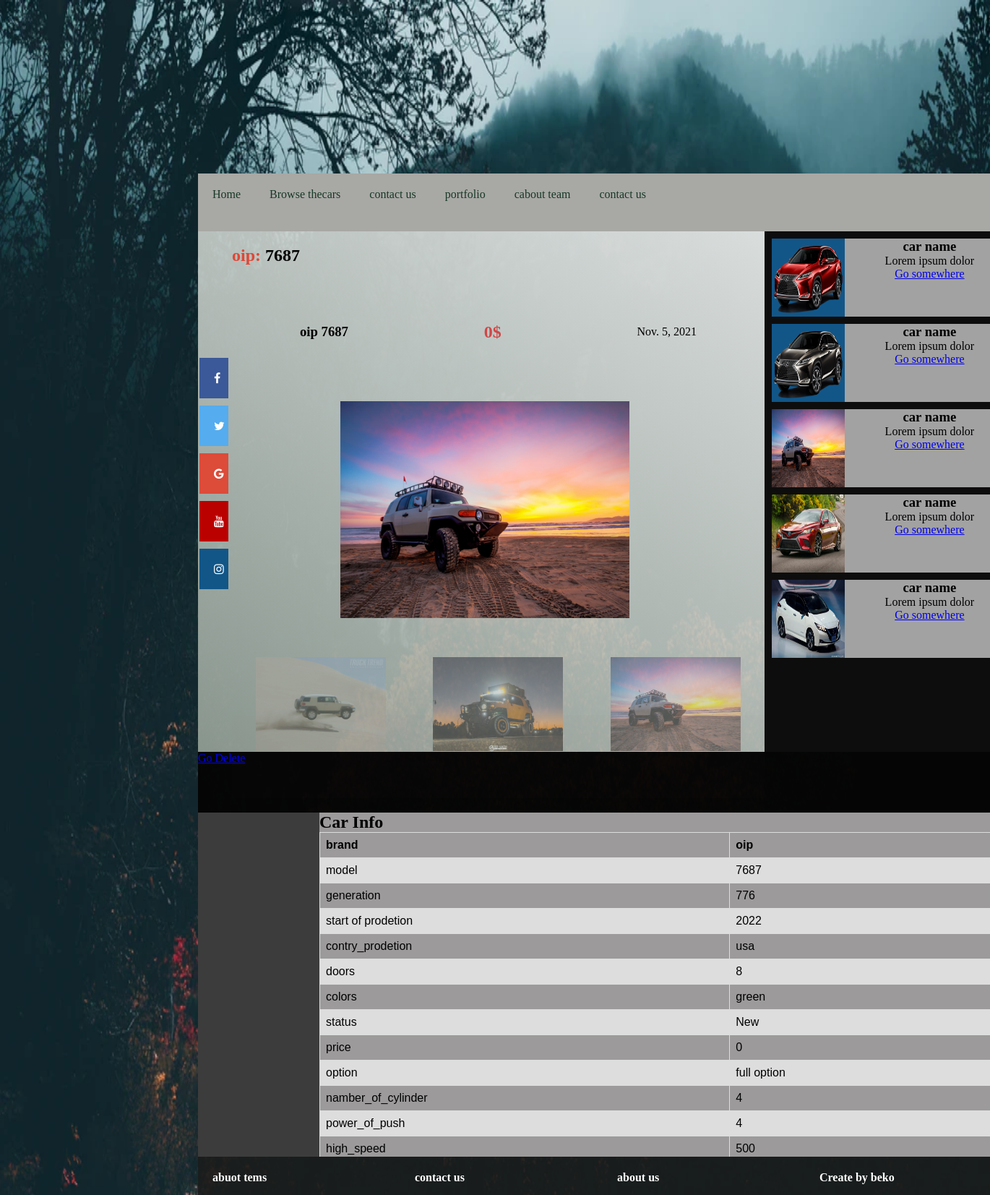
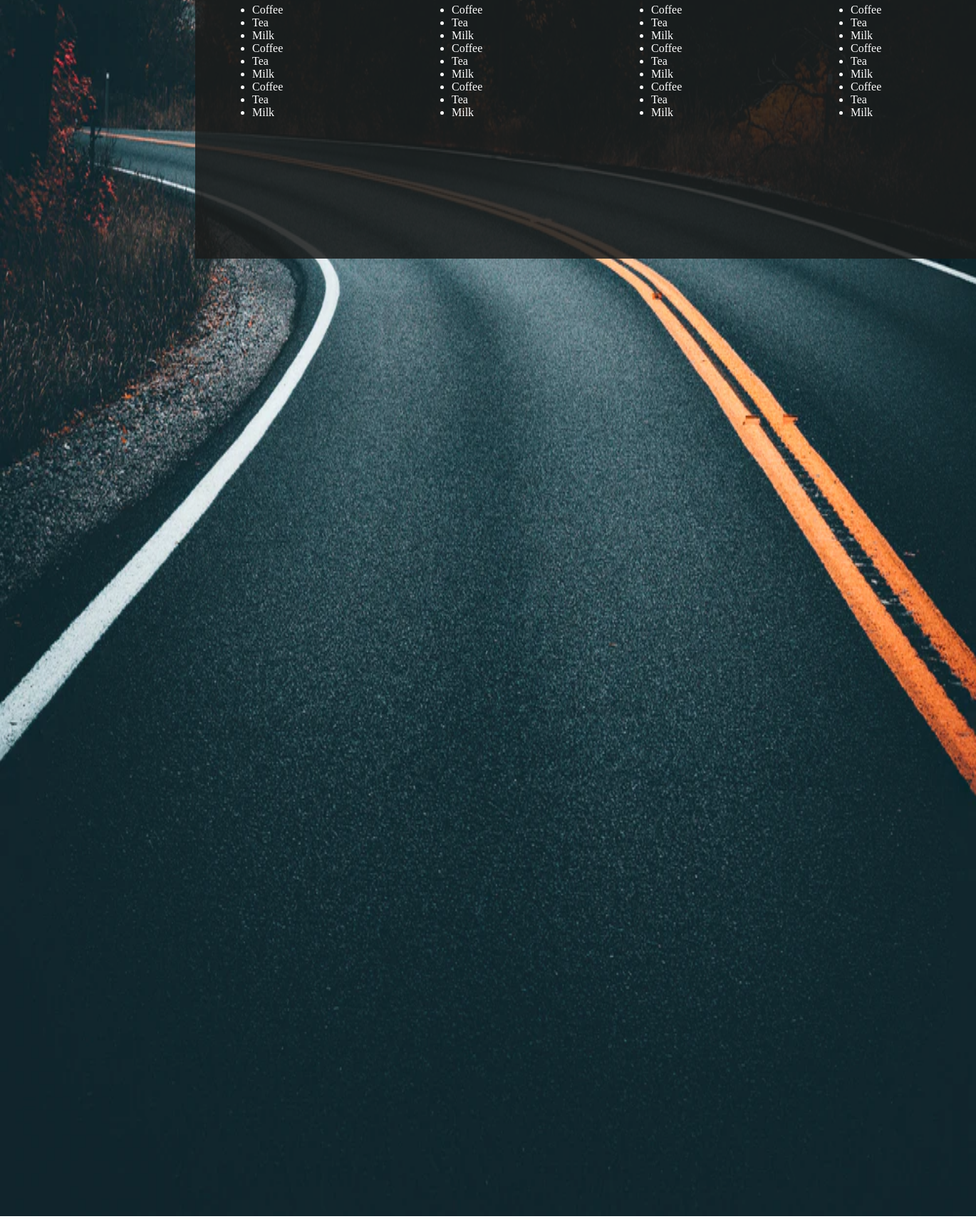
The app's page /car/6 with its own data (2 pictures, top to bottom).
### browsr_cars/models.py (models this page shows, shortened)
class Cars (models.Model):
    brand = models.CharField(max_length=100)
    model = models.CharField(max_length=50)
    generation = models.CharField(max_length=50)
    start_of_prodetion = models.IntegerField( default=0)
    contry_prodetion = models.CharField(max_length=50)
    doors = models.IntegerField( default=0)
    colors = models.CharField(max_length=10)
    status = models.CharField(max_length=10,  choices=car_status)
    price = models.IntegerField(default=0)
    option = models.CharField(max_length=50, choices=car_option)
    namber_of_cylinder = models.IntegerField( default=0)
    power_of_push = models.IntegerField( default=0)
    high_speed = models.IntegerField( default=0)
    disc = models.CharField(max_length=200)
    published_at = models.DateField(auto_now=True)
    images = models.ImageField( upload_to='cars_imges')
    images_2 = models.ImageField( upload_to='cars_imges')
    images_3 = models.ImageField( upload_to='cars_imges')
    category = models.ForeignKey("Category", on_delete=models.SET_NULL, null=True)

### browsr_cars/views.py (the view)
# urls.py: path('<int:id>', views.car_detiles,name='car_detiles'),
def car_detiles(request, id):
    job_lists = Cars.objects.get(id=id)
    all_car = Cars.objects.all()
    return render(request, './Cars/car_detelis.html', {'all':job_lists, 'all_car':all_car})

### browsr_cars/templates/Cars/car_detelis.html (shortened to what this page needs)
{% load static %}
<!DOCTYPE html>
<html lang="en">
<head>
    <link rel="stylesheet" href="{% static './Css/detiles.css' %}">
    <link rel="stylesheet" href="https://cdnjs.cloudflare.com/ajax/libs/font-awesome/4.7.0/css/font-awesome.min.css">
</head>
<body>
    <div class="imge">
        <img style="width: 100%; height: 210rem;" src="{% static './imges/road2.webp'%}" alt="img_road">
    </div>
    <div class="contner">
        <section class="section1">
            <nav class="nav">
                <header>
                    <ul class="nav_header">
                        <li><a href="{% url 'home:home'  %}">Home</a> </li>
                        <li><a href="{% url 'cars:all_cars'  %}">Browse thecars </a> </li>
                        <li><a href="{% url 'contact_us:contact'  %}">contact us</a> </li>
                        <li><a href="#">portfolio</a> </li>
                        <li><a href="{% url 'abuot_team:All_employds'  %}">cabout team</a> </li>
                        <li><a href="#">contact us</a> </li>
                    </ul>
                </header>
            </nav>
        </section>
        <section class="section2">
            <div class="show_car">
                <div class="col1">
                    <div class="Social_Media">
                        <a href="#" class="fa fa-facebook"></a>
                        <a href="#" class="fa fa-twitter"></a>
                        <a href="#" class="fa fa-google"></a>
                        <a href="#" class="fa fa-youtube"></a>
                        <a href="#" class="fa fa-instagram"></a>
                    </div>
                </div>
                <div class="col2">
                    <div class="col2_row1">
                        <h2><strong style="color: rgb(223, 71, 54);">{{all.brand}}:</strong> {{all.model}}</h2>
                    </div>
                    <div class="col2_row2">
                        <div class="col2_row2_top">
                            <div class="model">
                                <h3>{{all.brand }} {{all.model}}</h3>
                            </div>
                            <div class="price">
                                <h2  style="color:rgb(207, 71, 71);">{{all.price}}$</h2>
                            </div>
                            <div class="date">{{all.published_at}}</div>
                        </div>
                        <div class="col2_row2_dow">
                            <img  src="{{all.images.url}}" alt="img_road">
                        </div>
                    </div>
                    <div   class="col2_row3">
                        <div class="col2_1">
                            <img src="{{all.images_2.url}}" alt="img_road">
                        </div>
                        <div  class="col2_1">
                            <img src="{{all.images_3.url}}" alt="img_road">
                        </div>
                        <div  class="col2_1">
                            <img src="{{all.images.url}}" alt="img_road">
                        </div>
                    </div>
                </div>
            </div>
            <div class="show_more" >
                <div class="show_more_2">
                    {% for  i in  all_car %}
                        <div class="show_more_2_optins" >
                        <div class="car_icone">
                            <img src="{{i.images.url}}">
                        </div>
                        <div class="car_info">
                            <h3>car name </h3>
                            <p>Lorem ipsum dolor </p>
                             <a href="{% url 'cars:car_detiles' i.id %}"  id ="btn-primary" class="btn btn-primary">Go somewhere</a>
                        </div>
                    </div>
                    {% endfor %}
                </div>
            </div>
        </section>
        <section class="section22">
            <div class="boutn1">
              <a href="{% url 'cars:car_delete' all.id %}" id ="btn-primary" class="btn btn-primary">Go Delete</a>
            </div>
            <div class="boutn2">
                <div class="left_side"></div>
                <div class="right_side">
                    <h2>Car Info</h2>
                    <table>
                        <tr>
                            <th>brand</th>
                            <th>{{all.brand}}</th>
                        </tr>
                        <tr>
                            <td>model</td>
                            <td>{{all.model}}</td>
                        </tr>
                        <tr>
                            <td>generation</td>
                            <td>{{all.generation}}</td>
                         </tr>
                        <tr>
                            <td>start of prodetion</td>
                            <td>{{all.start_of_prodetion}}</td>
                         </tr>
                        <tr>
                            <td>contry_prodetion</td>
                            <td>{{all.contry_prodetion}}</td>
                         </tr>
                        <tr>
                            <td>doors</td>
                            <td>{{all.doors}}</td>
                         </tr>
                        <tr>
                            <td>colors</td>
                            <td>{{all.colors}}</td>
                         </tr>
                         <tr>
                            <td>status</td>
                            <td>{{all.status}}</td>
                         </tr>
                         <tr>
                            <td>price</td>
                            <td>{{all.price}}</td>
                         </tr>
                         <tr>
                            <td>option</td>
                            <td>{{all.option}}</td>
                         </tr>
                         <tr>
                            <td>namber_of_cylinder</td>
                            <td>{{all.namber_of_cylinder}}</td>
                         </tr>
                         <tr>
                            <td>power_of_push</td>
                            <td>{{all.power_of_push}}</td>
                         </tr>
                         <tr>
                            <td>high_speed</td>
                            <td>{{all.high_speed}}</td>
                         </tr>
                    </table>
                </div>
            </div>
        </section>
        <section class="section6">
            <div class="card" style="width: 18rem;">
                <h4>abuot tems</h4>
                <ul>
                    <li>Coffee</li>
                     <li>Tea</li>
                    <li>Milk</li>
                    <li>Coffee</li>
                     <li>Tea</li>
                    <li>Milk</li>
                    <li>Coffee</li>
                     <li>Tea</li>
                    <li>Milk</li>
                </ul>
            </div>
            <div class="card" style="width: 18rem;">
                <h4>contact us</h4>
                <ul>
                    <li>Coffee</li>
                     <li>Tea</li>
                    <li>Milk</li>
                    <li>Coffee</li>
                     <li>Tea</li>
                    <li>Milk</li>
                    <li>Coffee</li>
                     <li>Tea</li>
                    <li>Milk</li>
                </ul>
            </div>
              <div class="card" style="width: 18rem;">
                <h4>about us</h4>
                <ul>
                    <li>Coffee</li>
                     <li>Tea</li>
                    <li>Milk</li>
                    <li>Coffee</li>
                     <li>Tea</li>
                    <li>Milk</li>
                    <li>Coffee</li>
                     <li>Tea</li>
                    <li>Milk</li>
                </ul>
            </div>
            <div class="card" style="width: 18rem;">
                <h4>Create by beko</h4>
                <ul>
                    <li>Coffee</li>
                     <li>Tea</li>
                    <li>Milk</li>
                    <li>Coffee</li>
                     <li>Tea</li>
                    <li>Milk</li>
                    <li>Coffee</li>
                     <li>Tea</li>
                    <li>Milk</li>
                </ul>
            </div>
        </section>
    </div>
</body>
</html>

### static/Css/detiles.css (style rules this page uses)
* { margin: 0; padding: 0; box-sizing: border-box; }
header { height: 80px; width: 100%; background-color: rgb(168, 168, 165); }
.nav_header { display: flex; flex-direction: row; }
.nav_header li { margin: 20px; list-style: none; display: inline-block; }
.nav_header li a { display: inline-block; text-decoration: none; color: rgb(23, 56, 38); size: 20px; }
.imge { z-index: -1; height: 100%; width: 100%; }
.contner { width: 70rem; margin: auto ; position: absolute; top: 15rem; left: 20%; z-index: 2; }
.section1 { width: 100%; height: 5rem; }
.section2 { position: relative; width: 100%; height: 45rem; background: linear-gradient( to left bottom, rgba(255, 255, 255, 0.897), rgba(151, 163, 153, 0.89)); display: flex; }
.section2 .show_more { width: 30%; height: 100%; background-color: rgb(14, 13, 13); }
.col1 .Social_Media { display: flex; flex-direction: column; margin-top: 170px; }
.show_more .show_more_2 .show_more_2_optins { width: 100%; height: 15%; background-color: rgba(255, 255, 255, 0.616); margin-top: 10px; margin-left: 10px; display: flex; }
.show_more .show_more_2 .show_more_2_optins .car_icone { width: 30%; height: 100%; background-color: #125688; }
.car_icone img { width: 100%; height: 100%; }
.show_more .show_more_2 .show_more_2_optins .car_info { width: 70%; height: 100%; align-items: center; text-align: center; }
.show_more .show_more_2 { background-color: rgba(127, 133, 133, 0); width: 100%; height: 100%; overflow: auto; }
.section2 .show_car { display: flex; width: 70%; height: 100%; }
.section2 .show_car .col1 { width: 6%; height: 100%; }
.section2 .show_car .col2 .col2_row1 { width: 100%; height: 6%; background-color: rgba(39, 38, 38, 0); align-items: center; margin-top: 20px; }
.section2 .show_car .col2 .col2_row2 { width: 100%; height: 80%; background-color: rgba(248, 248, 248, 0); }
.section2 .show_car .col2 .col2_row2 .col2_row2_top { width: 100%; height: 16%; display: flex; align-items: center; align-content: center; justify-content: space-around; margin-top: 30px; }
.col2_row2_dow { width: 100%; height: 90%; display: flex; align-items: center; right: 100px; margin-top: -60px; }
.col2_row2_dow img { width: 400px; height: 300px; align-items: center; margin-left: 150px; z-index: 2; }
.section2 .show_car .col2 .col2_row3 { width: 100%; height: 16%; background-color: rgba(104, 99, 99, 0.014); display: flex; justify-content: space-around; position: relative; }
.col2_row3 .col2_1 { margin-top: -80px; }
.col2_row3 .col2_1 img { width: 180px; height: 130px; z-index: 3; opacity: 0.5; }
.section2 .show_car .col2 { width: 94%; height: 100%; }
.section22 .boutn1 { width: 100%; height: 15%; background-color: rgba(5, 5, 5, 0.945); bottom: 20px; }
.section22 .boutn2 { width: 100%; height: 85%; background-color: rgba(226, 220, 220, 0.945); bottom: 20px; display: flex; }
.section22 .boutn2 .left_side { width: 15%; height: 100%; background-color: rgb(61, 60, 60); }
.section22 .boutn2 .right_side { width: 85%; height: 100%; background-color: rgb(156, 154, 154); overflow: auto; }
.section22 { width: 100%; height: 35rem; background-color: rgba(6, 10, 8, 0.507); display: flex; flex-direction: column; }
.section6 { width: 100%; height: 26rem; background-color: rgba(144, 151, 147, 0.507); display: flex; flex-direction: row; }
.section6 .card { background-color: rgba(0, 0, 0, 0.698); color: white; align-items: center; }
.section6 .card h4 { margin: 20px; }
.section6 .card ul { margin-left: 80px; }
table { font-family: arial, sans-serif; border-collapse: collapse; width: 100%; }
td, th { border: 1px solid #dddddd; text-align: left; padding: 8px; }
tr:nth-child(even) { background-color: #dddddd; }
.fa { padding: 20px; font-size: 30px; width: 30px; text-align: center; text-decoration: none; margin: 5px 2px; }
.fa-facebook { background: #3B5998; color: white; }
.fa-twitter { background: #55ACEE; color: white; }
.fa-google { background: #dd4b39; color: white; }
.fa-youtube { background: #bb0000; color: white; }
.fa-instagram { background: #125688; color: white; }

### records on screen
Cars: brand "oip", model "7687", price "0", published_at "Nov. 5, 2021", images (picture), images_2 (picture), images_3 (picture), generation "776", start_of_prodetion "2022", contry_prodetion "usa", doors "8", colors "green", status "New", option "full option", namber_of_cylinder "4", power_of_push "4", high_speed "500"
Cars: images (picture)
Cars: images (picture)
Cars: images (picture)
Cars: images (picture)
